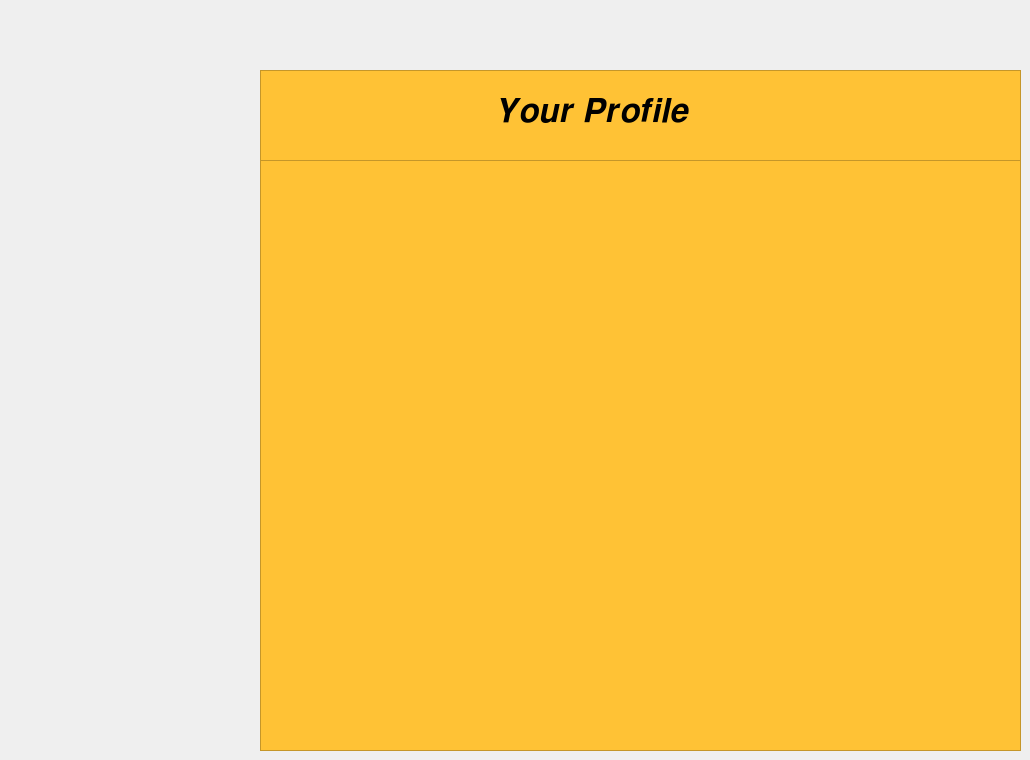
    <widget class="QWidget" name="profiletab">
     <attribute name="title">
      <string>Profile</string>
     </attribute>
     <widget class="QFrame" name="frame">
      <property name="geometry">
       <rect>
        <x>260</x>
        <y>70</y>
        <width>761</width>
        <height>681</height>
       </rect>
      </property>
      <property name="styleSheet">
       <string notr="true">background-color: rgb(255, 194, 53)</string>
      </property>
      <property name="frameShape">
       <enum>QFrame::StyledPanel</enum>
      </property>
      <property name="frameShadow">
       <enum>QFrame::Raised</enum>
      </property>
      <widget class="QLabel" name="label_31">
       <property name="geometry">
        <rect>
         <x>240</x>
         <y>20</y>
         <width>281</width>
         <height>41</height>
        </rect>
       </property>
       <property name="styleSheet">
        <string notr="true">font-size: 25pt</string>
       </property>
       <property name="text">
        <string>𝒀𝒐𝒖𝒓 𝑷𝒓𝒐𝒇𝒊𝒍𝒆</string>
       </property>
      </widget>
      <widget class="QListWidget" name="listWidget">
       <property name="geometry">
        <rect>
         <x>0</x>
         <y>90</y>
         <width>761</width>
         <height>591</height>
        </rect>
       </property>
       <property name="styleSheet">
        <string notr="true">font-size: 12pt;
font: 15pt &quot;Lucida Sans Unicode&quot;;
color: rgb(81, 81, 81)</string>
       </property>
      </widget>
     </widget>
    </widget>
